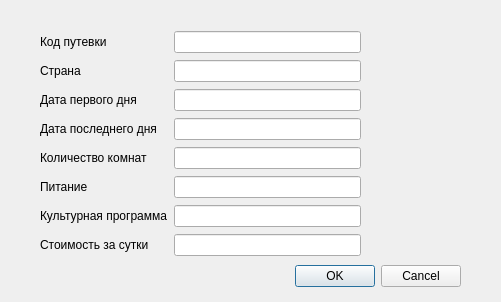
<?xml version="1.0" encoding="UTF-8"?>
<ui version="4.0">
 <class>Dialog_Put</class>
 <widget class="QDialog" name="Dialog_Put">
  <property name="geometry">
   <rect>
    <x>0</x>
    <y>0</y>
    <width>501</width>
    <height>302</height>
   </rect>
  </property>
  <property name="windowTitle">
   <string>Добавление/Редактирование путевок</string>
  </property>
  <widget class="QDialogButtonBox" name="buttonBox">
   <property name="geometry">
    <rect>
     <x>120</x>
     <y>260</y>
     <width>341</width>
     <height>32</height>
    </rect>
   </property>
   <property name="orientation">
    <enum>Qt::Horizontal</enum>
   </property>
   <property name="standardButtons">
    <set>QDialogButtonBox::Cancel|QDialogButtonBox::Ok</set>
   </property>
  </widget>
  <widget class="QWidget" name="gridLayoutWidget">
   <property name="geometry">
    <rect>
     <x>40</x>
     <y>30</y>
     <width>321</width>
     <height>227</height>
    </rect>
   </property>
   <layout class="QGridLayout" name="gridLayout">
    <item row="2" column="0">
     <widget class="QLabel" name="label_3">
      <property name="text">
       <string>Дата первого дня</string>
      </property>
     </widget>
    </item>
    <item row="6" column="0">
     <widget class="QLabel" name="label_7">
      <property name="text">
       <string>Культурная программа</string>
      </property>
     </widget>
    </item>
    <item row="4" column="0">
     <widget class="QLabel" name="label_5">
      <property name="text">
       <string>Количество комнат</string>
      </property>
     </widget>
    </item>
    <item row="3" column="0">
     <widget class="QLabel" name="label_4">
      <property name="text">
       <string>Дата последнего дня</string>
      </property>
     </widget>
    </item>
    <item row="5" column="0">
     <widget class="QLabel" name="label_6">
      <property name="text">
       <string>Питание</string>
      </property>
     </widget>
    </item>
    <item row="1" column="0">
     <widget class="QLabel" name="label_2">
      <property name="text">
       <string>Страна</string>
      </property>
     </widget>
    </item>
    <item row="0" column="1">
     <widget class="QLineEdit" name="lineEdit"/>
    </item>
    <item row="1" column="1">
     <widget class="QLineEdit" name="lineEdit_2"/>
    </item>
    <item row="4" column="1">
     <widget class="QLineEdit" name="lineEdit_5"/>
    </item>
    <item row="5" column="1">
     <widget class="QLineEdit" name="lineEdit_6"/>
    </item>
    <item row="3" column="1">
     <widget class="QLineEdit" name="lineEdit_4"/>
    </item>
    <item row="2" column="1">
     <widget class="QLineEdit" name="lineEdit_3"/>
    </item>
    <item row="0" column="0">
     <widget class="QLabel" name="label">
      <property name="text">
       <string>Код путевки</string>
      </property>
     </widget>
    </item>
    <item row="7" column="0">
     <widget class="QLabel" name="label_15">
      <property name="text">
       <string>Стоимость за сутки</string>
      </property>
     </widget>
    </item>
    <item row="6" column="1">
     <widget class="QLineEdit" name="lineEdit_13"/>
    </item>
    <item row="7" column="1">
     <widget class="QLineEdit" name="lineEdit_14"/>
    </item>
   </layout>
  </widget>
 </widget>
 <resources/>
 <connections>
  <connection>
   <sender>buttonBox</sender>
   <signal>accepted()</signal>
   <receiver>Dialog_Put</receiver>
   <slot>accept()</slot>
   <hints>
    <hint type="sourcelabel">
     <x>248</x>
     <y>254</y>
    </hint>
    <hint type="destinationlabel">
     <x>157</x>
     <y>274</y>
    </hint>
   </hints>
  </connection>
  <connection>
   <sender>buttonBox</sender>
   <signal>rejected()</signal>
   <receiver>Dialog_Put</receiver>
   <slot>reject()</slot>
   <hints>
    <hint type="sourcelabel">
     <x>316</x>
     <y>260</y>
    </hint>
    <hint type="destinationlabel">
     <x>286</x>
     <y>274</y>
    </hint>
   </hints>
  </connection>
 </connections>
</ui>
